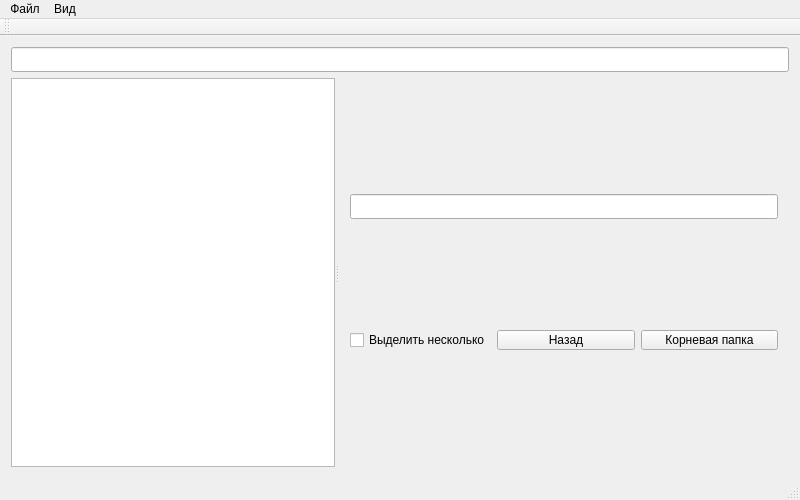
<?xml version="1.0" encoding="UTF-8"?>
<ui version="4.0">
 <class>MainWindow</class>
 <widget class="QMainWindow" name="MainWindow">
  <property name="geometry">
   <rect>
    <x>0</x>
    <y>0</y>
    <width>800</width>
    <height>500</height>
   </rect>
  </property>
  <property name="windowTitle">
   <string>FileManager</string>
  </property>
  <widget class="QWidget" name="centralWidget">
   <property name="sizePolicy">
    <sizepolicy hsizetype="Expanding" vsizetype="Expanding">
     <horstretch>0</horstretch>
     <verstretch>0</verstretch>
    </sizepolicy>
   </property>
   <property name="minimumSize">
    <size>
     <width>500</width>
     <height>350</height>
    </size>
   </property>
   <layout class="QGridLayout" name="gridLayout">
    <item row="0" column="0">
     <layout class="QVBoxLayout" name="mainLayout">
      <item>
       <widget class="QLineEdit" name="goToPath">
        <property name="minimumSize">
         <size>
          <width>0</width>
          <height>25</height>
         </size>
        </property>
        <property name="maximumSize">
         <size>
          <width>16777215</width>
          <height>25</height>
         </size>
        </property>
       </widget>
      </item>
      <item>
       <widget class="QSplitter" name="splitter">
        <property name="sizePolicy">
         <sizepolicy hsizetype="Preferred" vsizetype="Preferred">
          <horstretch>0</horstretch>
          <verstretch>0</verstretch>
         </sizepolicy>
        </property>
        <property name="acceptDrops">
         <bool>false</bool>
        </property>
        <property name="orientation">
         <enum>Qt::Horizontal</enum>
        </property>
        <widget class="QTreeView" name="treeView">
         <property name="sizePolicy">
          <sizepolicy hsizetype="Preferred" vsizetype="Preferred">
           <horstretch>0</horstretch>
           <verstretch>0</verstretch>
          </sizepolicy>
         </property>
         <property name="minimumSize">
          <size>
           <width>100</width>
           <height>0</height>
          </size>
         </property>
         <property name="maximumSize">
          <size>
           <width>100000</width>
           <height>16777215</height>
          </size>
         </property>
         <property name="baseSize">
          <size>
           <width>0</width>
           <height>0</height>
          </size>
         </property>
         <attribute name="headerVisible">
          <bool>false</bool>
         </attribute>
        </widget>
        <widget class="QWidget" name="layoutWidget">
         <layout class="QGridLayout" name="rightLayout">
          <item row="1" column="2">
           <widget class="QPushButton" name="toTheRoot">
            <property name="sizePolicy">
             <sizepolicy hsizetype="Expanding" vsizetype="Fixed">
              <horstretch>0</horstretch>
              <verstretch>0</verstretch>
             </sizepolicy>
            </property>
            <property name="minimumSize">
             <size>
              <width>100</width>
              <height>20</height>
             </size>
            </property>
            <property name="maximumSize">
             <size>
              <width>200</width>
              <height>20</height>
             </size>
            </property>
            <property name="text">
             <string>Корневая папка</string>
            </property>
           </widget>
          </item>
          <item row="1" column="1">
           <widget class="QPushButton" name="goBack">
            <property name="sizePolicy">
             <sizepolicy hsizetype="Expanding" vsizetype="Fixed">
              <horstretch>0</horstretch>
              <verstretch>0</verstretch>
             </sizepolicy>
            </property>
            <property name="minimumSize">
             <size>
              <width>80</width>
              <height>20</height>
             </size>
            </property>
            <property name="maximumSize">
             <size>
              <width>160</width>
              <height>20</height>
             </size>
            </property>
            <property name="text">
             <string>Назад</string>
            </property>
           </widget>
          </item>
          <item row="0" column="0" colspan="3">
           <widget class="QLineEdit" name="searchInCurDir">
            <property name="minimumSize">
             <size>
              <width>0</width>
              <height>25</height>
             </size>
            </property>
            <property name="maximumSize">
             <size>
              <width>16777215</width>
              <height>25</height>
             </size>
            </property>
           </widget>
          </item>
          <item row="1" column="0">
           <widget class="QCheckBox" name="multSelection">
            <property name="text">
             <string>Выделить несколько</string>
            </property>
           </widget>
          </item>
         </layout>
        </widget>
       </widget>
      </item>
     </layout>
    </item>
   </layout>
  </widget>
  <widget class="QMenuBar" name="menuBar">
   <property name="geometry">
    <rect>
     <x>0</x>
     <y>0</y>
     <width>800</width>
     <height>20</height>
    </rect>
   </property>
   <widget class="QMenu" name="createNew">
    <property name="title">
     <string>Файл</string>
    </property>
    <addaction name="CreateFile"/>
   </widget>
   <widget class="QMenu" name="viewModel">
    <property name="title">
     <string>Вид</string>
    </property>
    <addaction name="list"/>
    <addaction name="table"/>
    <addaction name="icons"/>
   </widget>
   <addaction name="createNew"/>
   <addaction name="viewModel"/>
  </widget>
  <widget class="QToolBar" name="mainToolBar">
   <attribute name="toolBarArea">
    <enum>TopToolBarArea</enum>
   </attribute>
   <attribute name="toolBarBreak">
    <bool>false</bool>
   </attribute>
  </widget>
  <widget class="QStatusBar" name="statusBar"/>
  <action name="CreateFile">
   <property name="text">
    <string>Создать новый</string>
   </property>
  </action>
  <action name="list">
   <property name="text">
    <string>Список</string>
   </property>
  </action>
  <action name="table">
   <property name="text">
    <string>Таблица</string>
   </property>
  </action>
  <action name="icons">
   <property name="text">
    <string>Иконки</string>
   </property>
  </action>
 </widget>
 <layoutdefault spacing="6" margin="11"/>
 <resources/>
 <connections/>
</ui>
